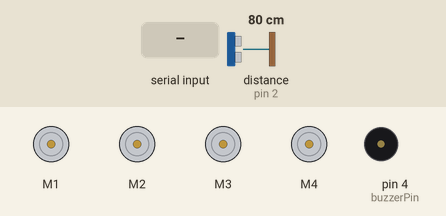
This sketch was run on a simulated Arduino Uno, built with avr-gcc and run on an emulated ATmega328P. Shown: 4 × DC motor (green arrow = forward, orange = backward, longer = faster), buzzer (waves = sounding, pin HIGH). The inputs (shaded band) are chosen by the test bench; at power-on: distance to the obstacle (sensor on pin 2) 80 cm. The echo pulse lasts 58.3 µs per cm; pins used as bus, display or sensor lines are not drawn.

Above: at 1.2 s.
1.3 s: "f" received over Serial
At 2.0 s:
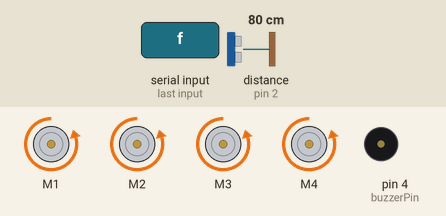
2.8 s: "d" received over Serial
At 3.2 s:
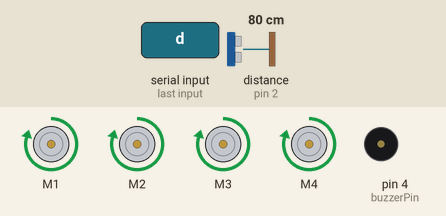
4.3 s: "q" received over Serial
At 5.5 s:
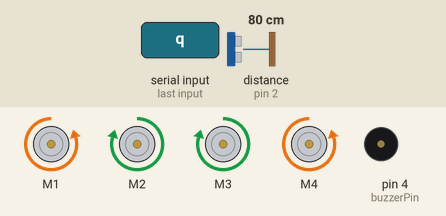
5.8 s: "l" received over Serial
At 6.6 s:
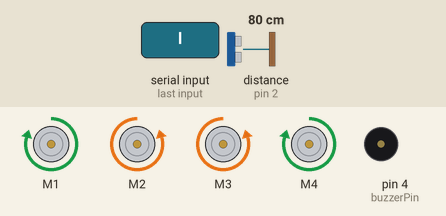
Timing chart, 0 to 8.3 s (numbered marks = the images above; inputs shaded):
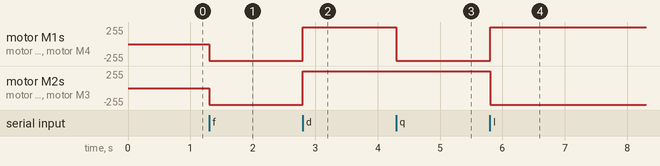

Measured:
- after the input at 1.3 s, motor M1–4: stopped → backward 250/255 at once
- after the input at 2.8 s, motor M1–4: backward 250/255 → forward 250/255 at once
- after the input at 4.3 s, motor M1, motor M4: forward 250/255 → backward 250/255 at once
- after the input at 5.8 s, motor M1, motor M4: backward 250/255 → forward 250/255 at once; motor M2, motor M3: forward 250/255 → backward 250/255 at once

The sketch:

8.motorDriver.ino
```cpp
#include <AFMotor.h>
const int buzzerPin = 4;
const int trigPin = 9;
const int echoPin = 2;

long duration;
int distance;
AF_DCMotor motor1(1, MOTOR12_64KHZ);
AF_DCMotor motor2(2, MOTOR12_64KHZ);
AF_DCMotor motor3(3, MOTOR12_64KHZ);
AF_DCMotor motor4(4, MOTOR12_64KHZ);


void setup()
{
  pinMode(buzzerPin, OUTPUT);
  pinMode(trigPin, OUTPUT); // Sets the trigPin as an Output
  pinMode(echoPin, INPUT); // Sets the echoPin as an Input
  Serial.begin(9600); // Starts the serial communication

  motor1.setSpeed(250);
  motor2.setSpeed(250);
  motor3.setSpeed(250);
  motor4.setSpeed(250);
}


void loop()
{


  while (Serial.available() > 0)
  {
    char inbyte = Serial.read();


    switch(inbyte){
      case 'r':  Serial.print(distance);Serial.print("~"); break;
      case 'f': back(); break;
      case 'd': forward(); break;
      case 'q': left(); break;
      case 'l': right();break;

      }

    digitalWrite(trigPin, LOW);
delayMicroseconds(2);
digitalWrite(trigPin, HIGH);
delayMicroseconds(10);
digitalWrite(trigPin, LOW);
duration = pulseIn(echoPin, HIGH);
distance= duration*0.034/2;

  }


}


void echo(){


  }
void forward()
{
 motor1.run(FORWARD);
 motor2.run(FORWARD);
 motor3.run(FORWARD);
 motor4.run(FORWARD);

}

void back()
{
  motor1.run(BACKWARD);
 motor2.run(BACKWARD);
 motor3.run(BACKWARD);
 motor4.run(BACKWARD);
}

void left()
{
  motor2.run(FORWARD);
 motor3.run(FORWARD);
 motor1.run(BACKWARD);
 motor4.run(BACKWARD);
}

void right()
{
  motor2.run(BACKWARD);
 motor3.run(BACKWARD);

 motor1.run(FORWARD);
 motor4.run(FORWARD);
}
```
